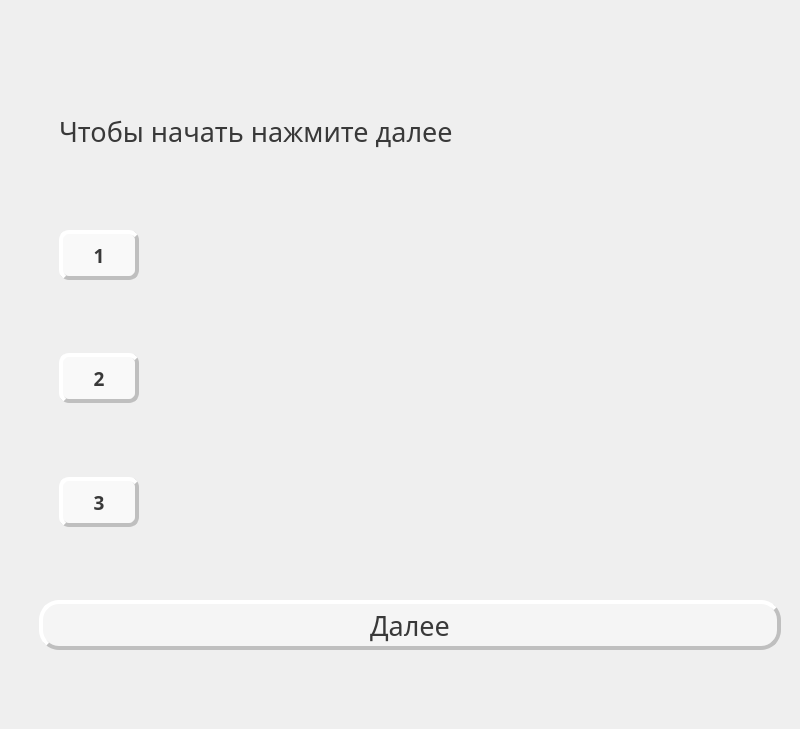
<?xml version="1.0" encoding="UTF-8"?>
<ui version="4.0">
 <class>QWidget</class>
 <widget class="QWidget" name="TechEng">
  <property name="geometry">
   <rect>
    <x>0</x>
    <y>0</y>
    <width>800</width>
    <height>729</height>
   </rect>
  </property>
  <property name="minimumSize">
   <size>
    <width>800</width>
    <height>720</height>
   </size>
  </property>
  <property name="windowTitle">
   <string>TechEng</string>
  </property>
  <property name="styleSheet">
   <string notr="true"/>
  </property>
  <layout class="QVBoxLayout" name="verticalLayout_3">
   <property name="spacing">
    <number>0</number>
   </property>
   <property name="leftMargin">
    <number>0</number>
   </property>
   <property name="topMargin">
    <number>0</number>
   </property>
   <property name="rightMargin">
    <number>0</number>
   </property>
   <property name="bottomMargin">
    <number>0</number>
   </property>
   <item>
    <widget class="QWidget" name="widget" native="true">
     <layout class="QVBoxLayout" name="verticalLayout_4">
      <item>
       <layout class="QVBoxLayout" name="verticalLayout">
        <property name="leftMargin">
         <number>30</number>
        </property>
        <property name="topMargin">
         <number>30</number>
        </property>
        <property name="rightMargin">
         <number>10</number>
        </property>
        <property name="bottomMargin">
         <number>30</number>
        </property>
        <item>
         <spacer name="verticalSpacer">
          <property name="orientation">
           <enum>Qt::Vertical</enum>
          </property>
          <property name="sizeType">
           <enum>QSizePolicy::Fixed</enum>
          </property>
          <property name="sizeHint" stdset="0">
           <size>
            <width>20</width>
            <height>40</height>
           </size>
          </property>
         </spacer>
        </item>
        <item>
         <layout class="QVBoxLayout" name="verticalLayout_2">
          <property name="spacing">
           <number>20</number>
          </property>
          <property name="leftMargin">
           <number>20</number>
          </property>
          <property name="rightMargin">
           <number>20</number>
          </property>
          <item>
           <widget class="QLabel" name="word">
            <property name="font">
             <font>
              <family>Trebuchet MS</family>
              <pointsize>20</pointsize>
              <weight>50</weight>
              <bold>false</bold>
             </font>
            </property>
            <property name="styleSheet">
             <string notr="true">color:rgb(57, 57, 57)</string>
            </property>
            <property name="text">
             <string>Чтобы начать нажмите далее</string>
            </property>
           </widget>
          </item>
          <item>
           <layout class="QHBoxLayout" name="horizontalLayout_3">
            <property name="spacing">
             <number>30</number>
            </property>
            <item>
             <widget class="QPushButton" name="anButton1">
              <property name="sizePolicy">
               <sizepolicy hsizetype="Ignored" vsizetype="Ignored">
                <horstretch>0</horstretch>
                <verstretch>0</verstretch>
               </sizepolicy>
              </property>
              <property name="minimumSize">
               <size>
                <width>80</width>
                <height>50</height>
               </size>
              </property>
              <property name="maximumSize">
               <size>
                <width>80</width>
                <height>50</height>
               </size>
              </property>
              <property name="font">
               <font>
                <family>Trebuchet MS</family>
                <pointsize>14</pointsize>
                <weight>75</weight>
                <bold>true</bold>
               </font>
              </property>
              <property name="styleSheet">
               <string notr="true">QPushButton{background: rgba(255, 255, 255, 0.6);
border-radius: 10px;
border-style: outset;
 border-width: 4px;
border-color:rgb(191, 191, 191);
color:rgb(57, 57, 57);}

QPushButton:pressed {
background: rgba(234, 234, 234, 0.8);
color:rgb(57, 57, 57);
}</string>
              </property>
              <property name="text">
               <string>1</string>
              </property>
             </widget>
            </item>
            <item>
             <widget class="QLabel" name="disc1">
              <property name="font">
               <font>
                <family>Trebuchet MS</family>
                <pointsize>20</pointsize>
                <weight>50</weight>
                <bold>false</bold>
               </font>
              </property>
              <property name="styleSheet">
               <string notr="true">color: rgb(57, 57, 57)</string>
              </property>
              <property name="text">
               <string/>
              </property>
              <property name="wordWrap">
               <bool>true</bool>
              </property>
             </widget>
            </item>
           </layout>
          </item>
          <item>
           <layout class="QHBoxLayout" name="horizontalLayout_4">
            <property name="spacing">
             <number>30</number>
            </property>
            <item>
             <widget class="QPushButton" name="anButton2">
              <property name="sizePolicy">
               <sizepolicy hsizetype="Ignored" vsizetype="Ignored">
                <horstretch>0</horstretch>
                <verstretch>0</verstretch>
               </sizepolicy>
              </property>
              <property name="minimumSize">
               <size>
                <width>80</width>
                <height>50</height>
               </size>
              </property>
              <property name="maximumSize">
               <size>
                <width>80</width>
                <height>50</height>
               </size>
              </property>
              <property name="font">
               <font>
                <family>Trebuchet MS</family>
                <pointsize>14</pointsize>
                <weight>75</weight>
                <bold>true</bold>
               </font>
              </property>
              <property name="styleSheet">
               <string notr="true">QPushButton{background: rgba(255, 255, 255, 0.6);
border-radius: 10px;
border-style: outset;
 border-width: 4px;
border-color:rgb(191, 191, 191);
color:rgb(57, 57, 57);}

QPushButton:pressed {
background: rgba(234, 234, 234, 0.8);
color:rgb(57, 57, 57);
}</string>
              </property>
              <property name="text">
               <string>2</string>
              </property>
             </widget>
            </item>
            <item>
             <widget class="QLabel" name="disc2">
              <property name="font">
               <font>
                <family>Trebuchet MS</family>
                <pointsize>20</pointsize>
                <weight>50</weight>
                <bold>false</bold>
               </font>
              </property>
              <property name="styleSheet">
               <string notr="true">color: rgb(57, 57, 57)</string>
              </property>
              <property name="text">
               <string/>
              </property>
              <property name="wordWrap">
               <bool>true</bool>
              </property>
             </widget>
            </item>
           </layout>
          </item>
          <item>
           <layout class="QHBoxLayout" name="horizontalLayout_2">
            <property name="spacing">
             <number>30</number>
            </property>
            <item>
             <widget class="QPushButton" name="anButton3">
              <property name="sizePolicy">
               <sizepolicy hsizetype="Ignored" vsizetype="Ignored">
                <horstretch>0</horstretch>
                <verstretch>0</verstretch>
               </sizepolicy>
              </property>
              <property name="minimumSize">
               <size>
                <width>80</width>
                <height>50</height>
               </size>
              </property>
              <property name="maximumSize">
               <size>
                <width>80</width>
                <height>50</height>
               </size>
              </property>
              <property name="font">
               <font>
                <family>Trebuchet MS</family>
                <pointsize>14</pointsize>
                <weight>75</weight>
                <bold>true</bold>
               </font>
              </property>
              <property name="styleSheet">
               <string notr="true">QPushButton{background: rgba(255, 255, 255, 0.6);
border-radius: 10px;
border-style: outset;
 border-width: 4px;
border-color:rgb(191, 191, 191);
color:rgb(57, 57, 57);}

QPushButton:pressed {
background: rgba(234, 234, 234, 0.8);
color:rgb(57, 57, 57);
}</string>
              </property>
              <property name="text">
               <string>3</string>
              </property>
             </widget>
            </item>
            <item>
             <widget class="QLabel" name="disc3">
              <property name="font">
               <font>
                <family>Trebuchet MS</family>
                <pointsize>20</pointsize>
                <weight>50</weight>
                <bold>false</bold>
               </font>
              </property>
              <property name="styleSheet">
               <string notr="true">color: rgb(57, 57, 57)</string>
              </property>
              <property name="text">
               <string/>
              </property>
              <property name="wordWrap">
               <bool>true</bool>
              </property>
             </widget>
            </item>
           </layout>
          </item>
         </layout>
        </item>
        <item>
         <spacer name="verticalSpacer_3">
          <property name="orientation">
           <enum>Qt::Vertical</enum>
          </property>
          <property name="sizeType">
           <enum>QSizePolicy::Fixed</enum>
          </property>
          <property name="sizeHint" stdset="0">
           <size>
            <width>20</width>
            <height>40</height>
           </size>
          </property>
         </spacer>
        </item>
        <item>
         <widget class="QPushButton" name="continueButton">
          <property name="sizePolicy">
           <sizepolicy hsizetype="Expanding" vsizetype="Expanding">
            <horstretch>0</horstretch>
            <verstretch>0</verstretch>
           </sizepolicy>
          </property>
          <property name="minimumSize">
           <size>
            <width>600</width>
            <height>50</height>
           </size>
          </property>
          <property name="maximumSize">
           <size>
            <width>16777215</width>
            <height>50</height>
           </size>
          </property>
          <property name="font">
           <font>
            <family>Trebuchet MS</family>
            <pointsize>20</pointsize>
            <weight>50</weight>
            <bold>false</bold>
           </font>
          </property>
          <property name="styleSheet">
           <string notr="true">QPushButton{background: rgba(255, 255, 255, 0.4);
border-radius: 20px;
border-style: outset;
 border-width: 4px;
border-color:rgb(191, 191, 191);
color:rgb(57, 57, 57);}

QPushButton:pressed {
background: rgba(234, 234, 234, 0.6);
color:rgb(57, 57, 57);
}</string>
          </property>
          <property name="text">
           <string>Далее</string>
          </property>
         </widget>
        </item>
        <item>
         <spacer name="verticalSpacer_2">
          <property name="orientation">
           <enum>Qt::Vertical</enum>
          </property>
          <property name="sizeType">
           <enum>QSizePolicy::Fixed</enum>
          </property>
          <property name="sizeHint" stdset="0">
           <size>
            <width>20</width>
            <height>40</height>
           </size>
          </property>
         </spacer>
        </item>
       </layout>
      </item>
     </layout>
    </widget>
   </item>
  </layout>
 </widget>
 <resources/>
 <connections/>
</ui>
